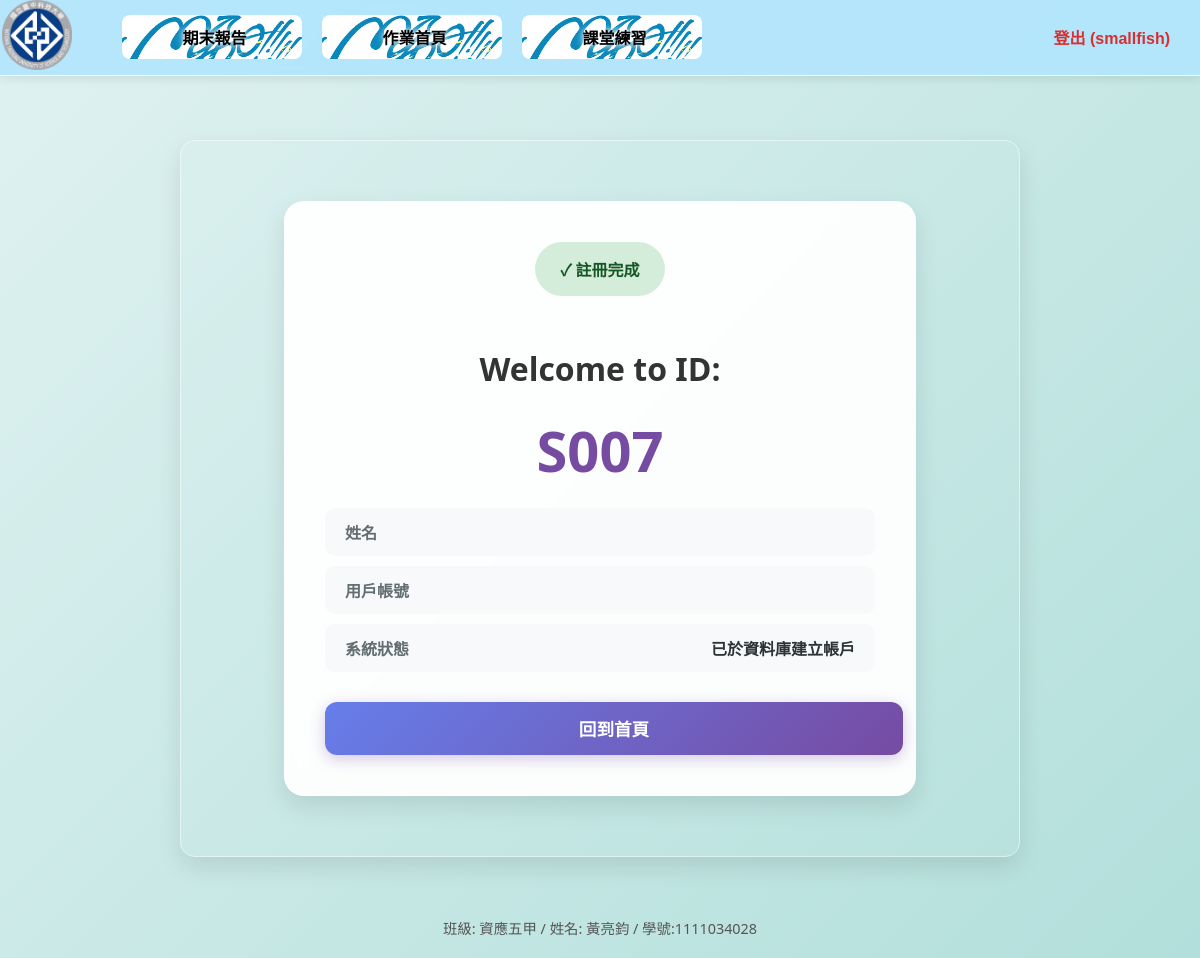
The page /hw/getData.php (signed in) on the database as committed earlier.
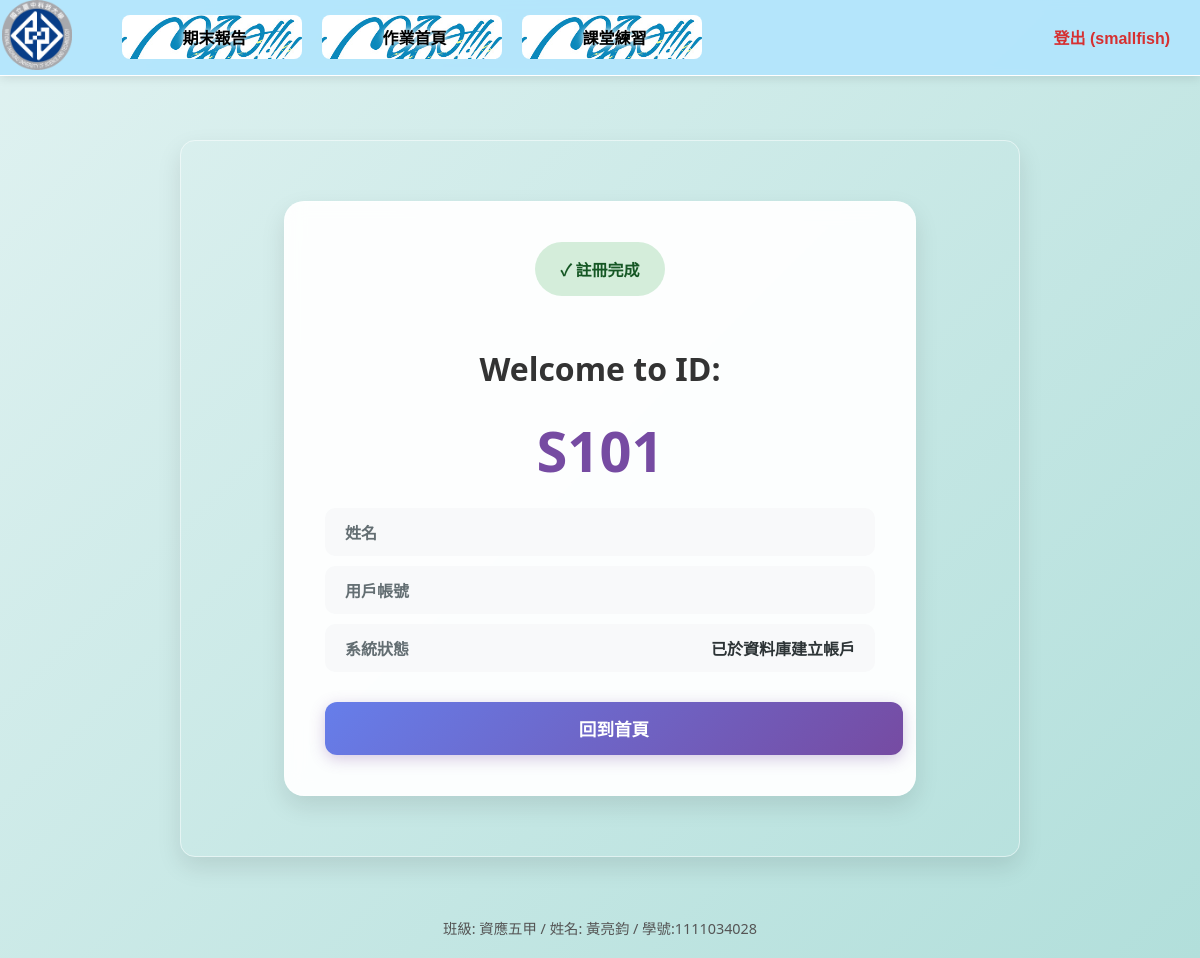
The same page on the database as committed later.
### tables this page shows
CREATE TABLE `students` (
  `sno` char(4) NOT NULL COMMENT '學號',
  `name` varchar(10) NOT NULL COMMENT '姓名',
  `address` varchar(255) NOT NULL COMMENT '地址',
  `birthday` date NOT NULL COMMENT '生日',
  `username` char(10) NOT NULL COMMENT '帳號',
  `password` char(10) NOT NULL COMMENT '密碼',
  `role` varchar(10) NOT NULL DEFAULT 'user',
  `picture` varchar(255) DEFAULT NULL COMMENT '頭像路徑'
);

### hw/getData.php (the view, shortened to what this page needs)
<!DOCTYPE html>
<html lang="zh-TW">
<head>
    <link rel="stylesheet" href="css/navCSS.css" media="all">
    <link rel="stylesheet" href="css/indexCSS.css" media="all">
    <link rel="stylesheet" href="css/getForm.css" media="all">
</head>
<body>
    <div id="wrap">
        <header id="header" class="clearheader">
            <?php require "nav.php"; ?>
        </header>
        <main id="contents">
            <div class="container message-box">
            <?php
                require "../DB/DB_open.php";
                $name = $_POST['name'] ?? "";
                $address = $_POST['address'] ?? "";
                $birthday = $_POST['birthday'] ?? "";
                $username = $_POST['username'] ?? "";
                $pw = $_POST['pw'] ?? "";
                $pw2 = $_POST['pw2'] ?? "";
                if ($pw !== $pw2) {
                    setcookie("userName", $name, time() + 60);
                    setcookie("address", $address, time() + 60);
                    setcookie("birthday", $birthday, time() + 60);
                    setcookie("username", $username, time() + 60);
                    echo "<div class='error-title'>Oops! 密碼不一致</div>";
                    echo "<p style='color:#636e72'>請確認您兩次輸入的密碼完全相同。</p>";
                    echo "<a href='getForm.php' class='submit-btn' style='text-decoration:none; display:block;'>返回修正資料</a>";
                } else {
                    $sql_check = "SELECT * FROM students WHERE
                                  name = '$name' AND
                                  address = '$address' AND
                                  birthday = '$birthday' AND
                                  username = '$username' AND
                                  password = '$pw'";
                    $res_check = mysqli_query($link, $sql_check);
                    if ($res_check && mysqli_num_rows($res_check) > 0) {
                        echo "<div class='error-title'>使用者已存在</div>";
                        echo "<p style='color:#636e72'>您輸入的資料與系統內現有帳戶完全吻合，無需重複註冊。</p>";
                        echo "<a href='getForm.php' class='submit-btn' style='text-decoration:none; display:block;'>返回註冊頁面</a>";
                    } else {
                        $sql_max = "SELECT sno FROM students ORDER BY sno DESC LIMIT 1";
                        $res_max = mysqli_query($link, $sql_max);
                        if ($res_max && mysqli_num_rows($res_max) > 0) {
                            $row_max = mysqli_fetch_assoc($res_max);
                            $last_sno = $row_max['sno'];
                            $num = intval(substr($last_sno, 1)) + 1;
                            $sno = "S" . str_pad($num, 3, "0", STR_PAD_LEFT);
                        } else {
                            $sno = "S001";
                        }
                        $sql = "INSERT INTO students (sno, name, address, birthday, username, password)
                                VALUES ('$sno', '$name', '$address', '$birthday', '$username', '$pw')";
                        if (mysqli_query($link, $sql)) {
                            echo "<div class='success-badge'>✓ 註冊完成</div>";
                            echo "<h1>Welcome to ID:</h1>";
                            echo "<span class='assigned-sno'>" . htmlspecialchars($sno) . "</span>";
                            echo "<div class='data-row'><span class='data-label'>姓名</span><span class='data-value'>" . htmlspecialchars($name) . "</span></div>";
                            echo "<div class='data-row'><span class='data-label'>用戶帳號</span><span class='data-value'>" . htmlspecialchars($username) . "</span></div>";
                            echo "<div class='data-row'><span class='data-label'>系統狀態</span><span class='data-value'>已於資料庫建立帳戶</span></div>";
                            echo "<a href='index.php' class='submit-btn' style='text-decoration:none; display:block; margin-top:30px;'>回到首頁</a>";
                        } else {
                            echo "<div class='error-title'>註冊失敗</div>";
                            echo "<p>" . mysqli_error($link) . "</p>";
                            echo "<a href='getForm.php' class='back-link'>回到註冊頁</a>";
                        }
                    }
                }
            ?>
            </div>
        </main>
        <footer id="footer">
        </footer>
    </div>
</body>
</html>

### hw/nav.php (shortened to what this page needs)
<div id="logo">
    <a href="https://www.nutc.edu.tw" target="_blank">
        <img id="logoimg" src="img/NUTC_logo.gif" alt="臺中科大">
    </a>
</div>
<nav>
    <ui class="menu">
        <li><a href="../final/login.php">期末報告</a></li>
        <li><a href="index.php">作業首頁</a></li>
        <li><a href="">課堂練習</a>
        </li>
    </ui>
</nav>
<div style="float: right; margin: 25px 30px; font-family: 'Microsoft JhengHei', sans-serif;">
    <?php
    if(isset($_SESSION["login_session"]) && $_SESSION["login_session"] === true) {
        echo '<a href="../final/logout.php" style="color: #d63031; text-decoration: none; font-weight: bold; font-size: 16px;">登出 (' . htmlspecialchars($_SESSION["username"]) . ')</a>';
    } else {
        echo '<a href="../final/login.php" style="color: #0984e3; text-decoration: none; font-weight: bold; font-size: 16px;">登入</a>';
    }
    ?>
</div>

### hw/css/navCss.css (style rules this page uses)
#logo { width:80px; margin-left: 2px; float:left; }
#logoimg { width: 70px; height: 70px; }
nav { float: left; margin: 15px 30px; text-align: center; font-size: 18px; }
.menu li { padding: 12px 15px; margin-bottom: 8px; border-radius: 6px; color: #555; font-size: 16px; transition: transform 0.2s, box-shadow 0.2s; list-style-type: none; display: inline-block; width: 180px; margin: 0 10px; }
.menu a { display: block; padding: 10px; background: #6fbb9a; border-radius: 8px; color: #fff; text-decoration: none; }
a { color: #df4839; }
.menu { font-family: '標楷體'; font-size: 20px; }
.menu > li { float: left; }
.menu li { position: relative; padding: 0px; border: 0px; margin: 0px 10px; min-width: 140px; }
.menu a { display: block; padding: 10px 20px; border-radius: 8px; text-decoration: none; background-image: url(../img/btn1.jpg); background-size: cover; color: black; font-weight: bold; text-shadow: 0 0 5px #ffffff, 0 0 10px #ffffff; border-left: 5px solid transparent; transition: all 0.3s ease; }

### hw/css/indexCss.css (style rules this page uses)
body { background: linear-gradient(135deg, #e0f2f1 0%, #b2dfdb 100%); background-attachment: fixed; margin: 0; padding: 0; padding-top: 100px; font-family: 'Segoe UI', Tahoma, Geneva, Verdana, sans-serif; color: #333; }
#header { position: fixed; left: 0; top: 0; background-color: rgba(179, 229, 252, 0.95); width: 100%; box-shadow: 0 2px 10px rgba(0, 0, 0, 0.1); border-bottom: 1px solid white; z-index: 50; backdrop-filter: blur(5px); }
.clearheader::after { content: ""; display: block; clear: both; }
#contents { width: 798px; margin: 40px auto; padding: 40px 80px; background-color: rgba(255, 255, 255, 0.9); border-radius: 15px; box-shadow: 0 10px 25px rgba(0, 0, 0, 0.1); text-align: center; border: 1px solid rgba(255, 255, 255, 0.5); }
#footer { text-align: center; clear: both; padding: 20px; color: #555; font-size: 0.9em; }
.container, #contents, #photo-contents, .card { background-color: rgba(255, 255, 255, 0.9); border-radius: 15px; box-shadow: 0 10px 25px rgba(0, 0, 0, 0.1); border: 1px solid rgba(255, 255, 255, 0.5); margin: 40px auto; padding: 40px; max-width: 800px; }

### hw/css/getForm.css (style rules this page uses)
:root { --primary-gradient: linear-gradient(135deg, #667eea 0%, #764ba2 100%); --card-bg: rgba(255, 255, 255, 0.95); --input-focus: #764ba2; --text-main: #2d3436; --text-muted: #636e72; --shadow-soft: 0 10px 25px rgba(0, 0, 0, 0.1); }
#contents { padding: 60px 20px; background: transparent; }
.container { max-width: 550px; margin: 0 auto; background: var(--card-bg); padding: 40px; border-radius: 20px; box-shadow: var(--shadow-soft); backdrop-filter: blur(10px); border: 1px solid rgba(255, 255, 255, 0.3); }
.submit-btn { width: 100%; padding: 14px; margin-top: 15px; border: none; border-radius: 12px; background: var(--primary-gradient); color: white; font-size: 1.1rem; font-weight: 700; cursor: pointer; transition: all 0.3s transform ease; box-shadow: 0 4px 15px rgba(118, 75, 162, 0.3); }
.message-box { text-align: center; }
.success-badge { background: #d4edda; color: #155724; padding: 15px 25px; border-radius: 50px; display: inline-block; margin-bottom: 30px; font-weight: bold; }
.assigned-sno { font-size: 3.5rem; font-weight: 900; color: var(--input-focus); margin: 20px 0; display: block; }
.data-row { background: #f8f9fa; padding: 12px 20px; border-radius: 10px; margin-bottom: 10px; display: flex; justify-content: space-between; align-items: center; }
.data-label { color: var(--text-muted); font-weight: 600; }
.data-value { color: var(--text-main); font-weight: 700; }

Rows that differ between the two databases and show on the page:
no longer on this page (row unchanged): students: sno "S007"
added students: sno "S101"
